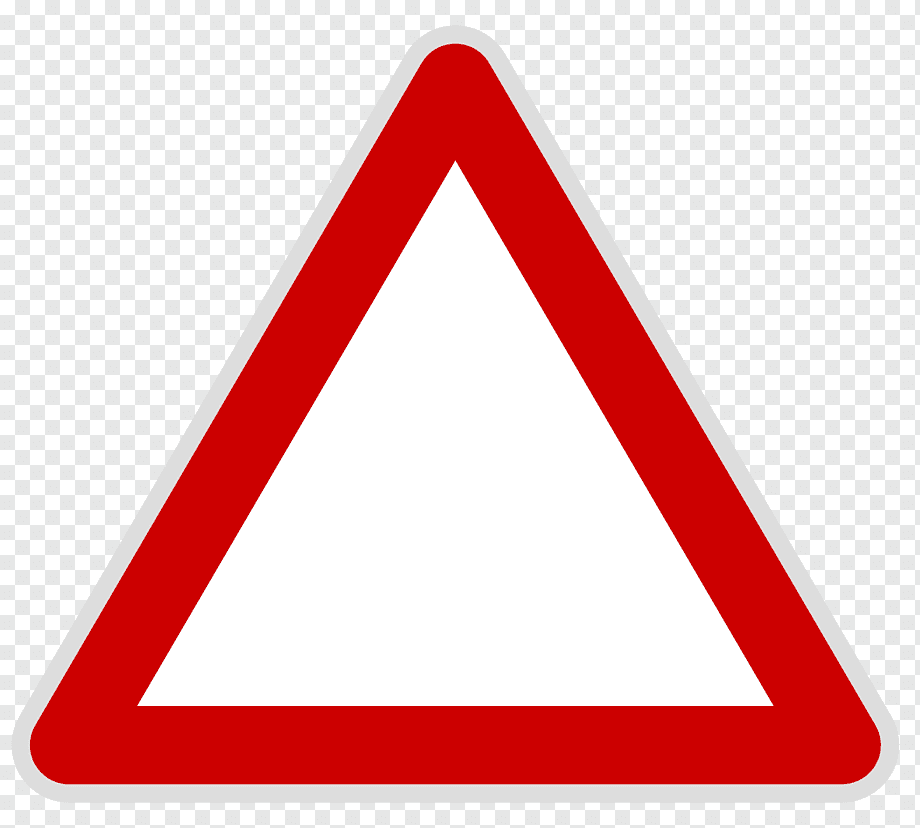
#> input picture cornersMethoduKoseTespiti/ucgen.png, 920 x 828 px
$ python koseTespiti.py
#> lines starting #> are read from the running program, lines starting #| are printed output that depends on the picture; after the words box and inside, x2 and y2 are one past the last pixel; in counts of white or black regions, pixels touching at a corner belong together
import cv2
import numpy as np

img= cv2.imread("ucgen.png")
#> img is the input picture: shape (828, 920, 3); mean B, G, R 187.8, 187.8, 235

gri=cv2.cvtColor(img,cv2.COLOR_BGR2GRAY)
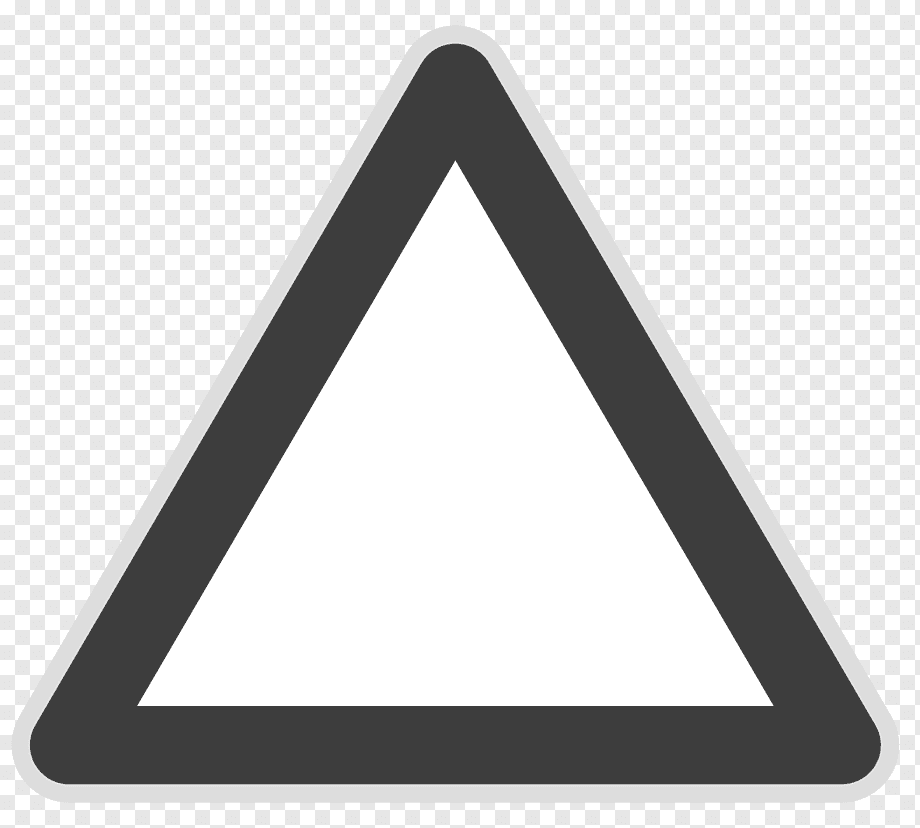
#> gri: shape (828, 920); min 61, max 255, mean 202
gri=np.float32(gri)
corner=cv2.goodFeaturesToTrack(gri,10,0.01,10)
#> corner = [[772, 705], [138, 705], [455, 161], [878, 732], [30, 740], [880, 744], [435, 27], [40, 772], [755, 480], [190, 420]]
corner=np.int0(corner)

for c in corner:
    x,y=c.ravel() #düzleştirme işlemi
    cv2.circle(img,(x,y),3,(255,0,0),3)
#> this loop made 10 passes
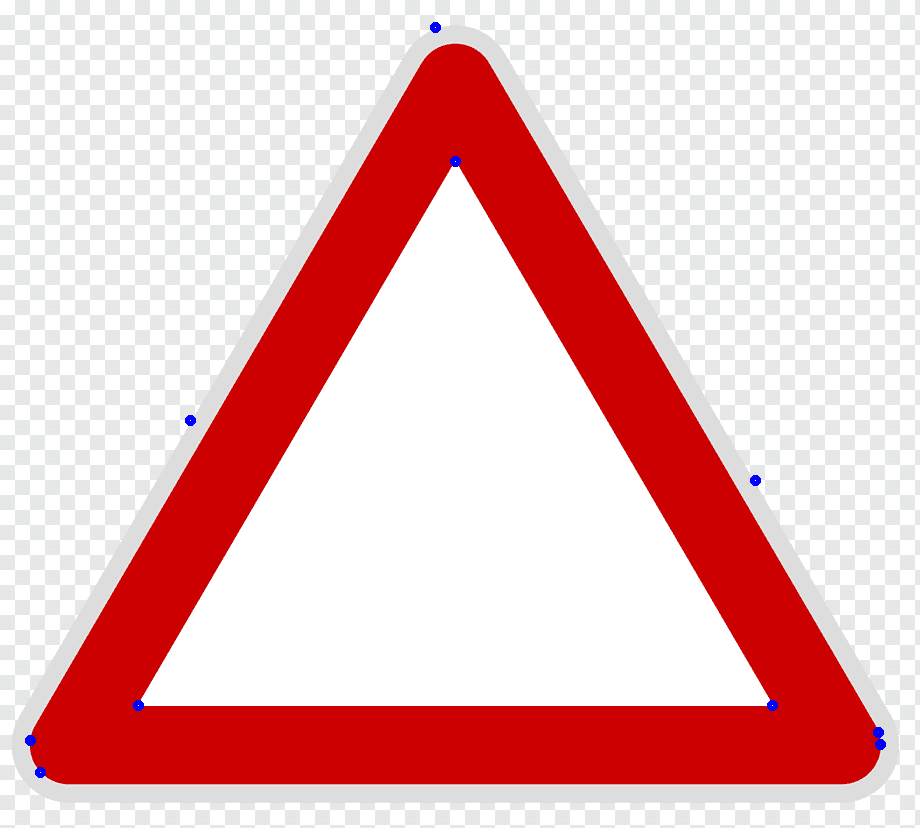
#> img: shape (828, 920, 3); 0.13% of pixels changed, all inside (x1, y1, x2, y2) = (25, 22, 886, 778)

dim=(400,400)
resize=cv2.resize(img,dim,interpolation=cv2.INTER_AREA)
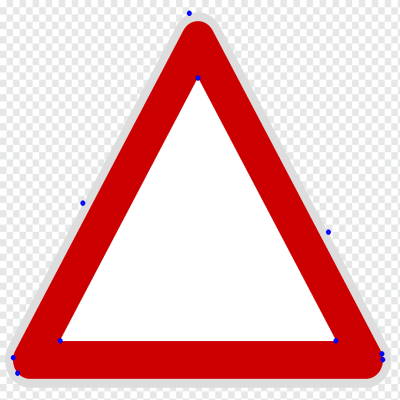
#> resize: shape (400, 400, 3); mean B, G, R 188, 187.6, 234.7
cv2.imshow("u",resize)

cv2.waitKey(0)
cv2.destroyAllWindows()
